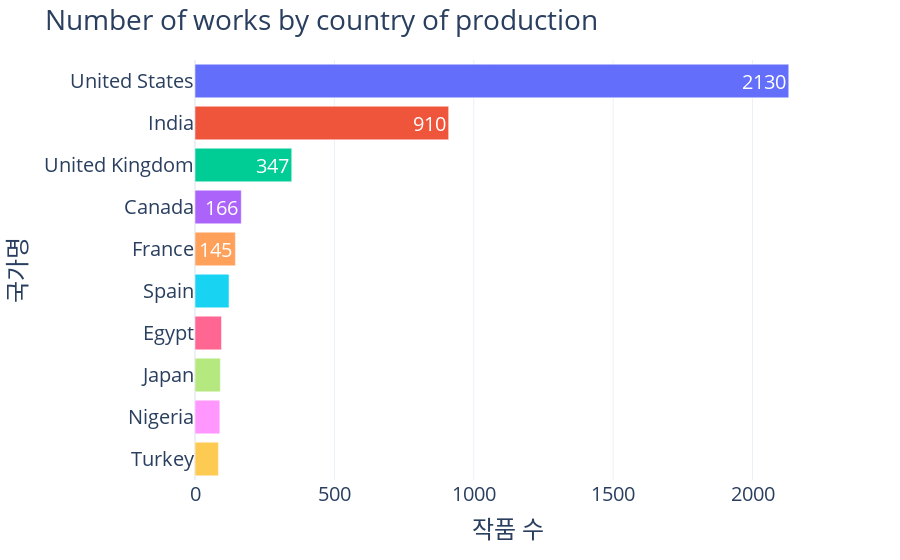

Notebook code for this chart:
### Code cell
nf_country_top10 = netflix['new_country'].value_counts().head(10)
fig = px.bar(nf_country_top10, y=nf_country_top10.index, x=nf_country_top10.values,
             orientation = "h", color = nf_country_top10.index,text = nf_country_top10.values)

fig.update_traces( textfont_color = "white")
fig.update_layout( title = 'Number of works by country of production', font_size=20 ,
                   xaxis = dict ( title = "작품 수"), yaxis = dict ( title = "국가명"),
                   showlegend  =False, template = 'plotly_white')

fig.show()

### Figure 1 — Plotly figure (JSON) as saved in the notebook; plotly's stock layout.template omitted (floating-point values rounded to 4 significant figures)
{"data": [{"alignmentgroup": "True", "hovertemplate": "index=%{y}<br>x=%{x}<br>text=%{text}<extra></extra>", "legendgroup": "United States", "marker": {"color": "#636efa", "pattern": {"shape": ""}}, "name": "United States", "offsetgroup": "United States", "orientation": "h", "showlegend": true, "text": [2130], "textfont": {"color": "white"}, "textposition": "auto", "type": "bar", "x": [2130], "xaxis": "x", "y": ["United States"], "yaxis": "y"}, {"alignmentgroup": "True", "hovertemplate": "index=%{y}<br>x=%{x}<br>text=%{text}<extra></extra>", "legendgroup": "India", "marker": {"color": "#EF553B", "pattern": {"shape": ""}}, "name": "India", "offsetgroup": "India", "orientation": "h", "showlegend": true, "text": [910], "textfont": {"color": "white"}, "textposition": "auto", "type": "bar", "x": [910], "xaxis": "x", "y": ["India"], "yaxis": "y"}, {"alignmentgroup": "True", "hovertemplate": "index=%{y}<br>x=%{x}<br>text=%{text}<extra></extra>", "legendgroup": "United Kingdom", "marker": {"color": "#00cc96", "pattern": {"shape": ""}}, "name": "United Kingdom", "offsetgroup": "United Kingdom", "orientation": "h", "showlegend": true, "text": [347], "textfont": {"color": "white"}, "textposition": "auto", "type": "bar", "x": [347], "xaxis": "x", "y": ["United Kingdom"], "yaxis": "y"}, {"alignmentgroup": "True", "hovertemplate": "index=%{y}<br>x=%{x}<br>text=%{text}<extra></extra>", "legendgroup": "Canada", "marker": {"color": "#ab63fa", "pattern": {"shape": ""}}, "name": "Canada", "offsetgroup": "Canada", "orientation": "h", "showlegend": true, "text": [166], "textfont": {"color": "white"}, "textposition": "auto", "type": "bar", "x": [166], "xaxis": "x", "y": ["Canada"], "yaxis": "y"}, {"alignmentgroup": "True", "hovertemplate": "index=%{y}<br>x=%{x}<br>text=%{text}<extra></extra>", "legendgroup": "France", "marker": {"color": "#FFA15A", "pattern": {"shape": ""}}, "name": "France", "offsetgroup": "France", "orientation": "h", "showlegend": true, "text": [145], "textfont": {"color": "white"}, "textposition": "auto", "type": "bar", "x": [145], "xaxis": "x", "y": ["France"], "yaxis": "y"}, {"alignmentgroup": "True", "hovertemplate": "index=%{y}<br>x=%{x}<br>text=%{text}<extra></extra>", "legendgroup": "Spain", "marker": {"color": "#19d3f3", "pattern": {"shape": ""}}, "name": "Spain", "offsetgroup": "Spain", "orientation": "h", "showlegend": true, "text": [122], "textfont": {"color": "white"}, "textposition": "auto", "type": "bar", "x": [122], "xaxis": "x", "y": ["Spain"], "yaxis": "y"}, {"alignmentgroup": "True", "hovertemplate": "index=%{y}<br>x=%{x}<br>text=%{text}<extra></extra>", "legendgroup": "Egypt", "marker": {"color": "#FF6692", "pattern": {"shape": ""}}, "name": "Egypt", "offsetgroup": "Egypt", "orientation": "h", "showlegend": true, "text": [95], "textfont": {"color": "white"}, "textposition": "auto", "type": "bar", "x": [95], "xaxis": "x", "y": ["Egypt"], "yaxis": "y"}, {"alignmentgroup": "True", "hovertemplate": "index=%{y}<br>x=%{x}<br>text=%{text}<extra></extra>", "legendgroup": "Japan", "marker": {"color": "#B6E880", "pattern": {"shape": ""}}, "name": "Japan", "offsetgroup": "Japan", "orientation": "h", "showlegend": true, "text": [91], "textfont": {"color": "white"}, "textposition": "auto", "type": "bar", "x": [91], "xaxis": "x", "y": ["Japan"], "yaxis": "y"}, {"alignmentgroup": "True", "hovertemplate": "index=%{y}<br>x=%{x}<br>text=%{text}<extra></extra>", "legendgroup": "Nigeria", "marker": {"color": "#FF97FF", "pattern": {"shape": ""}}, "name": "Nigeria", "offsetgroup": "Nigeria", "orientation": "h", "showlegend": true, "text": [89], "textfont": {"color": "white"}, "textposition": "auto", "type": "bar", "x": [89], "xaxis": "x", "y": ["Nigeria"], "yaxis": "y"}, {"alignmentgroup": "True", "hovertemplate": "index=%{y}<br>x=%{x}<br>text=%{text}<extra></extra>", "legendgroup": "Turkey", "marker": {"color": "#FECB52", "pattern": {"shape": ""}}, "name": "Turkey", "offsetgroup": "Turkey", "orientation": "h", "showlegend": true, "text": [84], "textfont": {"color": "white"}, "textposition": "auto", "type": "bar", "x": [84], "xaxis": "x", "y": ["Turkey"], "yaxis": "y"}], "layout": {"barmode": "relative", "font": {"size": 20}, "legend": {"title": {"text": "index"}, "tracegroupgap": 0}, "margin": {"t": 60}, "showlegend": false, "title": {"text": "Number of works by country of production"}, "xaxis": {"anchor": "y", "domain": [0, 1], "title": {"text": "작품 수"}}, "yaxis": {"anchor": "x", "categoryarray": ["Turkey", "Nigeria", "Japan", "Egypt", "Spain", "France", "Canada", "United Kingdom", "India", "United States"], "categoryorder": "array", "domain": [0, 1], "title": {"text": "국가명"}}}}
